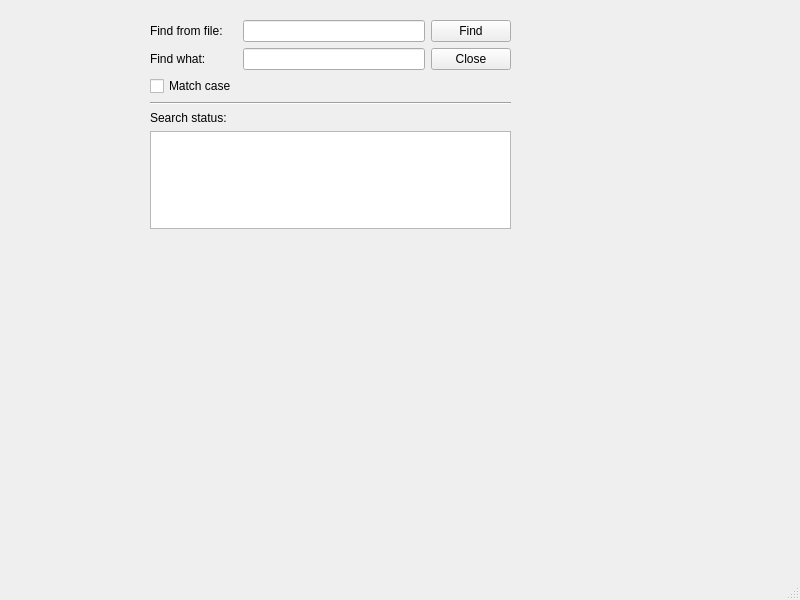
<?xml version="1.0" encoding="UTF-8"?>
<ui version="4.0">
 <class>MainWindow</class>
 <widget class="QMainWindow" name="MainWindow">
  <property name="geometry">
   <rect>
    <x>0</x>
    <y>0</y>
    <width>800</width>
    <height>600</height>
   </rect>
  </property>
  <property name="windowTitle">
   <string>MainWindow</string>
  </property>
  <widget class="QWidget" name="centralwidget">
   <widget class="QWidget" name="verticalLayoutWidget">
    <property name="geometry">
     <rect>
      <x>150</x>
      <y>20</y>
      <width>361</width>
      <height>209</height>
     </rect>
    </property>
    <layout class="QVBoxLayout" name="verticalLayout_2">
     <item>
      <layout class="QGridLayout" name="gridLayout">
       <item row="0" column="0">
        <widget class="QLabel" name="label_file">
         <property name="text">
          <string>Find from file:</string>
         </property>
        </widget>
       </item>
       <item row="2" column="0">
        <widget class="QCheckBox" name="matchCheckBox">
         <property name="text">
          <string>Match case</string>
         </property>
        </widget>
       </item>
       <item row="1" column="2">
        <widget class="QPushButton" name="closePushButton">
         <property name="text">
          <string>Close</string>
         </property>
        </widget>
       </item>
       <item row="1" column="1">
        <widget class="QLineEdit" name="keyLineEdit"/>
       </item>
       <item row="0" column="1">
        <widget class="QLineEdit" name="fileLineEdit"/>
       </item>
       <item row="0" column="2">
        <widget class="QPushButton" name="findPushButton">
         <property name="text">
          <string>Find</string>
         </property>
        </widget>
       </item>
       <item row="1" column="0">
        <widget class="QLabel" name="label_what_to_find">
         <property name="text">
          <string>Find what:</string>
         </property>
        </widget>
       </item>
      </layout>
     </item>
     <item>
      <widget class="Line" name="line">
       <property name="orientation">
        <enum>Qt::Horizontal</enum>
       </property>
      </widget>
     </item>
     <item>
      <widget class="QLabel" name="label_3">
       <property name="text">
        <string>Search status:</string>
       </property>
      </widget>
     </item>
     <item>
      <widget class="QTextBrowser" name="textBrowser"/>
     </item>
    </layout>
   </widget>
  </widget>
  <widget class="QMenuBar" name="menubar">
   <property name="geometry">
    <rect>
     <x>0</x>
     <y>0</y>
     <width>800</width>
     <height>25</height>
    </rect>
   </property>
  </widget>
  <widget class="QStatusBar" name="statusbar"/>
 </widget>
 <resources/>
 <connections>
  <connection>
   <sender>closePushButton</sender>
   <signal>clicked()</signal>
   <receiver>MainWindow</receiver>
   <slot>close()</slot>
   <hints>
    <hint type="sourcelabel">
     <x>466</x>
     <y>94</y>
    </hint>
    <hint type="destinationlabel">
     <x>399</x>
     <y>299</y>
    </hint>
   </hints>
  </connection>
 </connections>
</ui>
